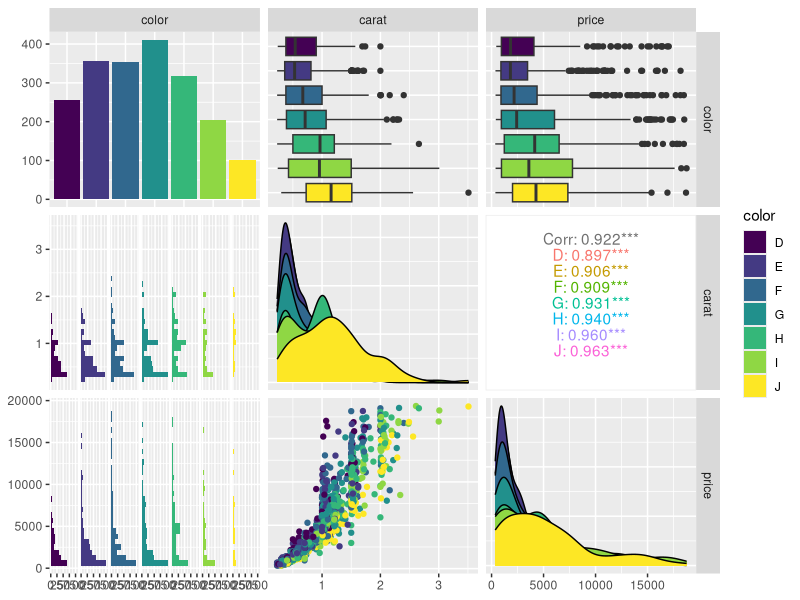
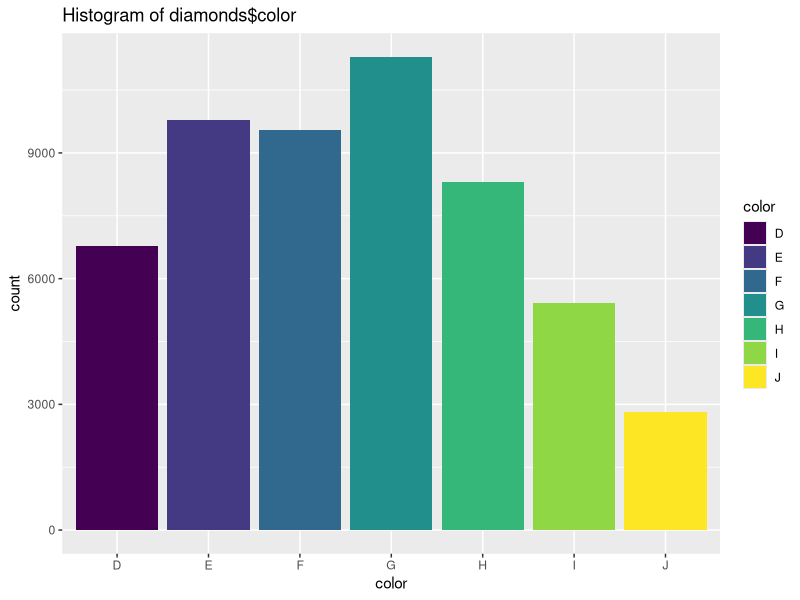
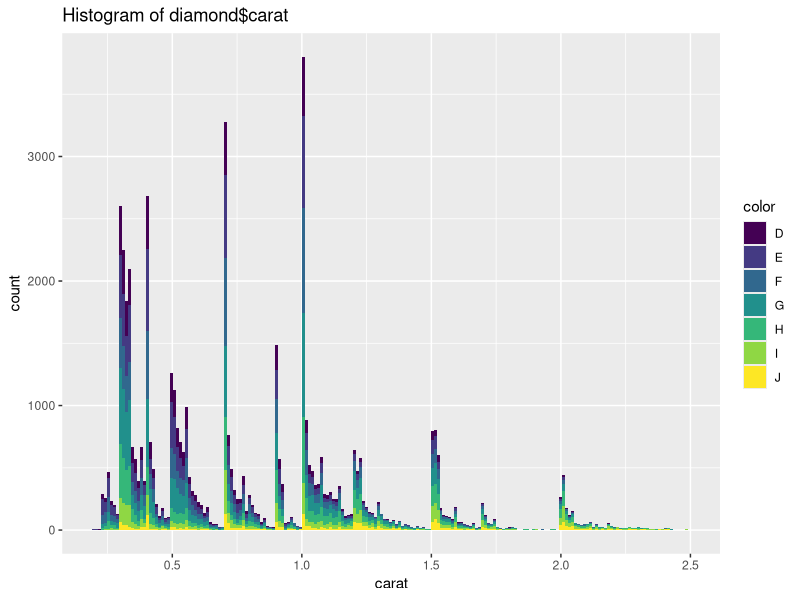
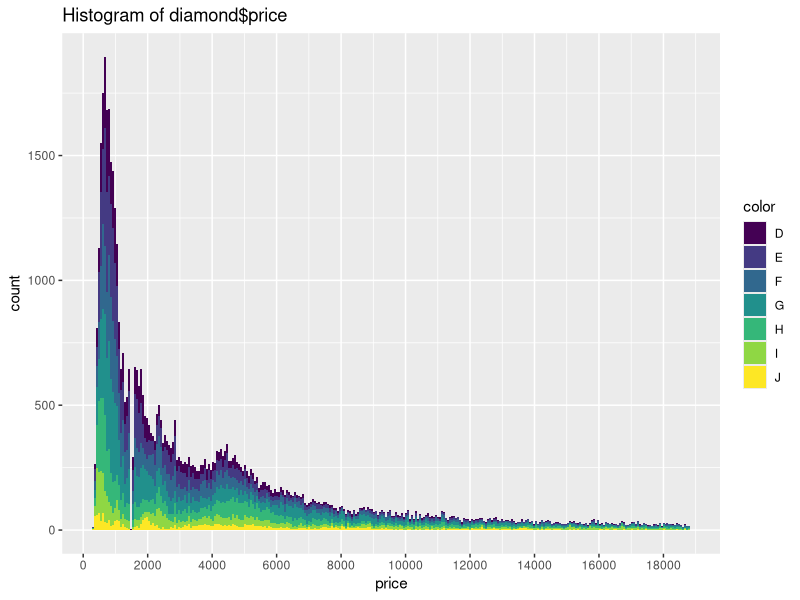
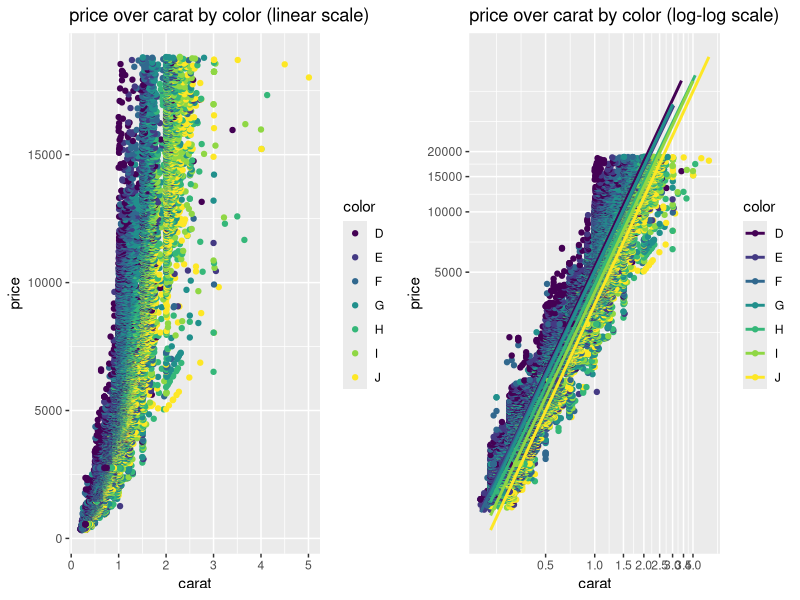
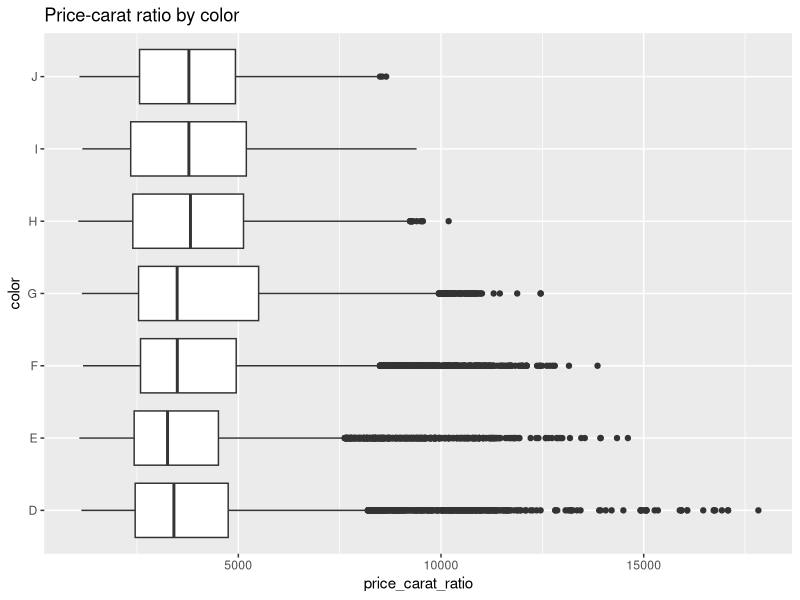

These figures' R source, in order:
library(GGally)
library(ggplot2)
library(grid)
data(midwest)
data(diamonds)


# 1. Professional Employment by State
q1 <- function() {
  # Using Interpretation B from Piazza
  # Box plot percprof by state
  pm <- ggplot(midwest,aes(
    reorder(state, -percprof, median), percprof)) +
    ggtitle('County % of Adults w/ Professional Employment by State') +
    geom_boxplot() +
    coord_flip() +
    scale_x_discrete("state")
  print(pm)
}


# 2. School and College Education by State
q2 <- function() {
  # Scatter plot perchsd over percollege by state
  pm <- ggplot(midwest, aes(x=perchsd, y=percollege)) +
    ggtitle('percollege over perchsd (log-linear scale)') +
    geom_point(aes(color=state)) +
    scale_y_log10(breaks=seq(10, 50, 10)) +
    stat_smooth(method=lm, se=FALSE)
  print(pm)
  
  # Calculate correlation coefficient for log-linear, log-log, and linear
  cor(midwest$perchsd, log(midwest$percollege))
  cor(log(midwest$perchsd), log(midwest$percollege))
  cor(midwest$perchsd, midwest$percollege)
  
  # Box plot perchsd by state
  pm <- ggplot(midwest,aes(
    reorder(state, -perchsd, median), perchsd)) +
    ggtitle('County % of Adults w/ High School Diploma by State') +
    geom_boxplot() +
    coord_flip() +
    scale_x_discrete("state")
  print(pm)
  
  # Box plot percollege by state
  pm <- ggplot(midwest,aes(
    reorder(state, -percollege, median), percollege)) +
    ggtitle('County % of Adults w/ College Diploma by State') +
    geom_boxplot() +
    coord_flip() +
    scale_x_discrete("state")
  print(pm)
}


# 3. Comparison of Visualization Techniques
q3 <- function() {
  # Box plot with differing distributions
  par(mfrow=c(1,2))
  boxplot(c(0,1,2,3,4,5,6,7,8,9,16))
  boxplot(c(0,1,1,1,4,4,6,7,8,9,16))
  par(mfrow=c(1,1))
}


# 4. Random Scatterplots
get_sizes <- function(n, suffix) {
  d1 <- runif(n)
  d2 <- runif(n)
  p <- qplot(d1, d2)
  path <- sprintf("/tmp/plot.%s", suffix)
  ggsave(path, plot=p)
  return(file.size(path))
}

q4_run_experiments <- function() {
  dev.off()
  df <- data.frame(n=seq(1000, 50000, by = 1000))
  for (suffix in c('ps', 'pdf', 'jpeg', 'png')) {
    df[suffix] <- sapply(df$n, get_sizes, suffix=suffix)
  }
  dev.new()
  return(df)
}

q4_examples <- function(df) {
  par(mfrow=c(2,1))
  plot(runif(100), runif(100))
  plot(runif(1000), runif(1000))
  par(mfrow=c(1,1))
}

q4_plot <- function(df) {
  plot(df$n, df$jpeg, ylim=c(5550, 1300000), type="o", col="red", xlab="Sample Size", ylab="File Size", main="Filesize by sample size")
  lines(x=df$n, y=df$png, type='o', col="blue")
  lines(x=df$n, y=df$pdf, type='o', col="green")
  lines(x=df$n, y=df$ps, type='o', col="black")
  legend(1, 1300000, legend=c('jpeg', 'png', 'ps', 'pdf'),
         col=c("red", "blue", "black", "green"), lty=1:2, cex=0.8)
}


# 5. Diamonds

# Multiple plot function (used by permission from: http://www.cookbook-r.com/Graphs/Multiple_graphs_on_one_page_(ggplot2)/)
#
# ggplot objects can be passed in ..., or to plotlist (as a list of ggplot objects)
# - cols:   Number of columns in layout
# - layout: A matrix specifying the layout. If present, 'cols' is ignored.
#
# If the layout is something like matrix(c(1,2,3,3), nrow=2, byrow=TRUE),
# then plot 1 will go in the upper left, 2 will go in the upper right, and
# 3 will go all the way across the bottom.
#
multiplot <- function(..., plotlist=NULL, file, cols=1, layout=NULL) {
  library(grid)
  
  # Make a list from the ... arguments and plotlist
  plots <- c(list(...), plotlist)
  
  numPlots = length(plots)
  
  # If layout is NULL, then use 'cols' to determine layout
  if (is.null(layout)) {
    # Make the panel
    # ncol: Number of columns of plots
    # nrow: Number of rows needed, calculated from # of cols
    layout <- matrix(seq(1, cols * ceiling(numPlots/cols)),
                     ncol = cols, nrow = ceiling(numPlots/cols))
  }
  
  if (numPlots==1) {
    print(plots[[1]])
    
  } else {
    # Set up the page
    grid.newpage()
    pushViewport(viewport(layout = grid.layout(nrow(layout), ncol(layout))))
    
    # Make each plot, in the correct location
    for (i in 1:numPlots) {
      # Get the i,j matrix positions of the regions that contain this subplot
      matchidx <- as.data.frame(which(layout == i, arr.ind = TRUE))
      
      print(plots[[i]], vp = viewport(layout.pos.row = matchidx$row,
                                      layout.pos.col = matchidx$col))
    }
  }
}


q5 <- function() {
  diamonds_sample <- diamonds[sample(1:length(diamonds$price), 2000),]
  print(ggpairs(diamonds_sample, columns=c('color', 'carat', 'price'), ggplot2::aes(colour=color), legend=1))
  
  print(ggplot(diamonds, aes(color, ..count.., fill=color)) +
          geom_histogram(stat="count") +
          ggtitle("Histogram of diamonds$color")
        )
  
  print(ggplot(diamonds, aes(x=carat, fill=color)) +
          geom_histogram(bins=200) +
          scale_x_continuous(breaks=pretty(diamonds$carat, n=10), limits=c(NA, 2.5)) +
          ggtitle("Histogram of diamond$carat")
        )

  print(ggplot(diamonds, aes(x=price, fill=color)) +
          geom_histogram(bins=300) +
          scale_x_continuous(breaks=pretty(diamonds$price, n=10)) +
          ggtitle("Histogram of diamond$price")
        )
  
  p1 <- ggplot(diamonds, aes(x=carat, y=price, color=color)) +
          geom_point() +
          ggtitle("price over carat by color (linear scale)")
  p2 <- ggplot(diamonds, aes(x=carat, y=price, color=color)) +
          geom_point() +
          scale_y_log10(breaks=pretty(diamonds_sample$price, n=5)) +
          scale_x_log10(breaks=pretty(diamonds_sample$carat, n=5)) +
          stat_smooth(method="lm", se=F) +
          ggtitle("price over carat by color (log-log scale)")
  multiplot(p1, p2, cols=2)
  print(summary(lm(log(diamonds$price)~log(diamonds$carat))))
  
  diamonds$price_carat_ratio = diamonds$price / diamonds$carat
  # Box plot price/carat by color
  pm <- ggplot(diamonds, aes(color, price_carat_ratio)) +
    ggtitle('Price-carat ratio by color') +
    geom_boxplot() +
    coord_flip() +
    scale_x_discrete("color")
  print(pm)
}

# Main
# q1()
# q2()
# q3()
# df <- q4_run_experiments()
# q4_plot(df)
q5()
